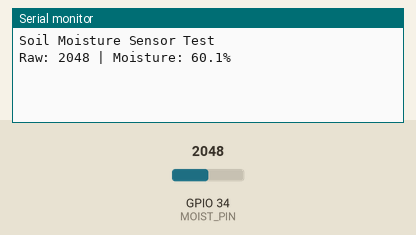
This sketch was run on a simulated ESP32. Shown: the last lines printed to the serial monitor. The test bench sets the inputs (shaded band); at power-on: GPIO 34 (MOIST_PIN) = 2048.

Above: at 1.2 s.
1.3 s: GPIO 34 (MOIST_PIN) set to 2866
At 1.3 s:
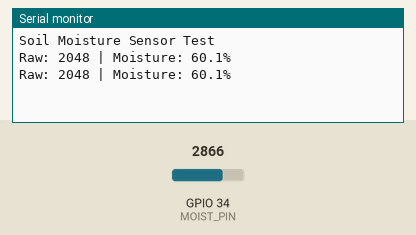
2.8 s: GPIO 34 (MOIST_PIN) set to 3603
At 4.3 s:
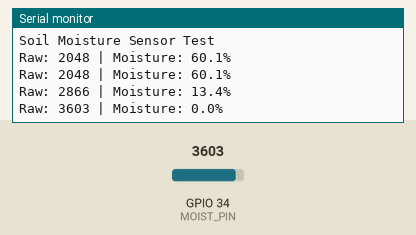
Timing chart, 0 to 5.8 s (numbered marks = the images above; inputs shaded):
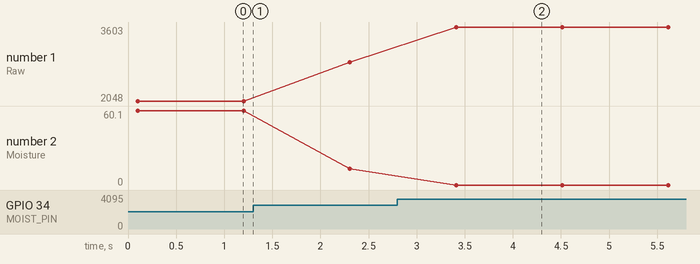

The sketch:

IOT_LAB4.ino
```cpp
//PART A
 const int MOIST_PIN = 34;   // ADC1, input only

// Measured for this probe in Part A
const int RAW_DRY = 3100;   // reading in air
const int RAW_WET = 1350;   // reading in water

int readMoistureRaw(int n = 10) {
  // Average multiple readings to make the value steadier
  long sum = 0;

  for (int i = 0; i < n; i++) {
    sum += analogRead(MOIST_PIN);
    delay(5);
  }

  return sum / n;
}

float readMoisturePct() {
  int raw = readMoistureRaw();

  float pct = 100.0 * (RAW_DRY - raw) /
              (float)(RAW_DRY - RAW_WET);

  return constrain(pct, 0.0, 100.0);
}

void setup() {
  Serial.begin(115200);
  pinMode(MOIST_PIN, INPUT);

  Serial.println("Soil Moisture Sensor Test");
}

void loop() {
  int raw = readMoistureRaw();
  float moisture = readMoisturePct();

  Serial.print("Raw: ");
  Serial.print(raw);

  Serial.print(" | Moisture: ");
  Serial.print(moisture, 1);
  Serial.println("%");

  delay(1000);
}
```

Measured:
- after the input at 2.8 s, the serial monitor: prints a new line after 0.61 s (image 2)
- plotted number 1: 2048 → 2866 after the input at 1.3 s, 2866 → 3603 after the input at 2.8 s
- plotted number 2: 60.1 → 13.4 after the input at 1.3 s, 13.4 → 0 after the input at 2.8 s
